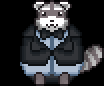

This game map was drawn from its Tiled (.tmx) file and the tilesets committed beside it. A one-line description and the full map source follow:
An orthogonal 1x1 tile map with 104x86 px tiles, 1 tile layer (Tile Layer 1).

<map version="1.10" tiledversion="1.10.1" orientation="orthogonal" renderorder="right-down" width="1" height="1" tilewidth="104" tileheight="86" infinite="0" nextlayerid="2" nextobjectid="1">
 <tileset firstgid="1" source="Fancy_Racoon_NPC.tsx" />
 <layer id="1" name="Tile Layer 1" width="1" height="1">
  <data encoding="csv">
1
</data>
 </layer>
</map>
